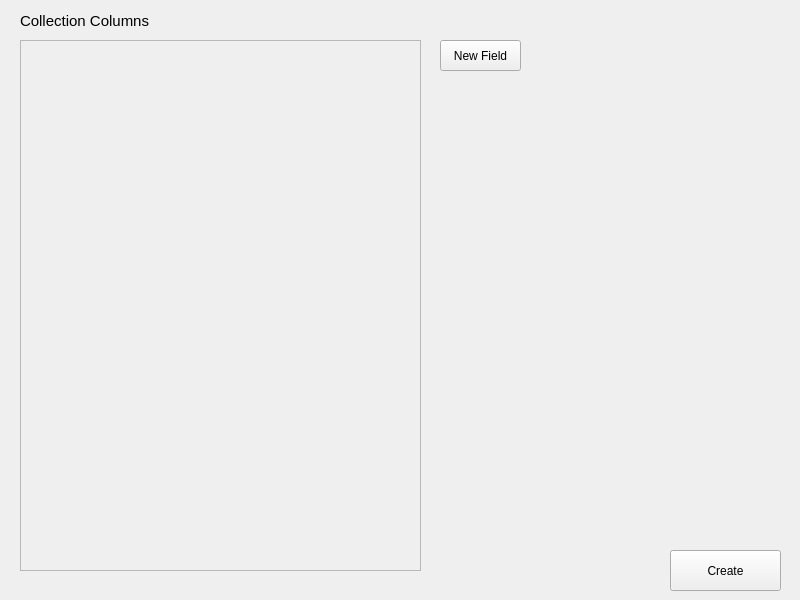
<?xml version="1.0" encoding="UTF-8"?>
<ui version="4.0">
 <class>MainWindow</class>
 <widget class="QMainWindow" name="MainWindow">
  <property name="geometry">
   <rect>
    <x>0</x>
    <y>0</y>
    <width>800</width>
    <height>600</height>
   </rect>
  </property>
  <property name="windowTitle">
   <string>MainWindow</string>
  </property>
  <widget class="QWidget" name="centralwidget">
   <property name="minimumSize">
    <size>
     <width>800</width>
     <height>600</height>
    </size>
   </property>
   <property name="maximumSize">
    <size>
     <width>800</width>
     <height>600</height>
    </size>
   </property>
   <widget class="QWidget" name="fieldsContainerWidget" native="true">
    <property name="geometry">
     <rect>
      <x>10</x>
      <y>30</y>
      <width>421</width>
      <height>551</height>
     </rect>
    </property>
    <widget class="QScrollArea" name="scrollArea">
     <property name="geometry">
      <rect>
       <x>10</x>
       <y>10</y>
       <width>401</width>
       <height>531</height>
      </rect>
     </property>
     <property name="widgetResizable">
      <bool>true</bool>
     </property>
     <widget class="QWidget" name="fieldsWidget">
      <property name="geometry">
       <rect>
        <x>0</x>
        <y>0</y>
        <width>397</width>
        <height>527</height>
       </rect>
      </property>
     </widget>
    </widget>
   </widget>
   <widget class="QLabel" name="label">
    <property name="geometry">
     <rect>
      <x>20</x>
      <y>10</y>
      <width>421</width>
      <height>21</height>
     </rect>
    </property>
    <property name="font">
     <font>
      <pointsize>11</pointsize>
     </font>
    </property>
    <property name="text">
     <string>Collection Columns</string>
    </property>
   </widget>
   <widget class="QPushButton" name="createButton">
    <property name="geometry">
     <rect>
      <x>670</x>
      <y>550</y>
      <width>111</width>
      <height>41</height>
     </rect>
    </property>
    <property name="text">
     <string>Create</string>
    </property>
   </widget>
   <widget class="QPushButton" name="newFieldButton">
    <property name="geometry">
     <rect>
      <x>440</x>
      <y>40</y>
      <width>81</width>
      <height>31</height>
     </rect>
    </property>
    <property name="text">
     <string>New Field</string>
    </property>
   </widget>
  </widget>
 </widget>
 <resources/>
 <connections/>
</ui>
